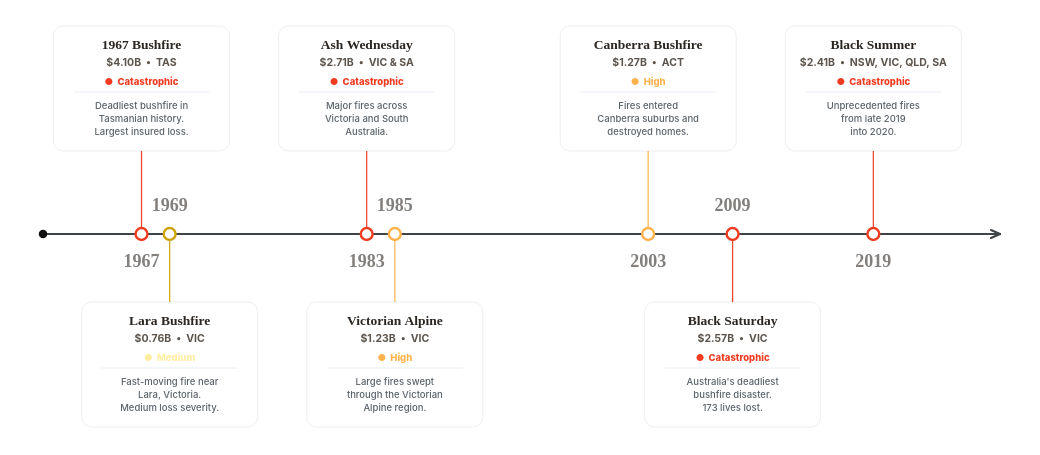

Source (Vega-Lite JSON):
### Vega specification from a JSON file in a GitHub repository (floating-point values rounded to 4 significant figures)
{"$schema": "https://vega.github.io/schema/vega/v6.json", "description": "Selected historical timeline of major Australian bushfire events and normalised insured losses with severity tags and card boxes.", "width": 1040, "height": 455, "padding": {"top": 6, "bottom": 18, "left": 38, "right": 38}, "autosize": {"type": "fit", "contains": "padding", "resize": true}, "background": "#ffffff", "signals": [{"name": "hoveredYear", "value": null, "on": [{"events": "@event_hit:mouseover", "update": "datum.year"}, {"events": "@event_point_hit:mouseover", "update": "datum.year"}, {"events": "@event_hit:mouseout", "update": "null"}, {"events": "@event_point_hit:mouseout", "update": "null"}]}], "data": [{"name": "events", "values": [{"year": 1967, "name": "1967 Bushfire", "state": "TAS", "lossLabel": "$4.10B", "description": "Deadliest bushfire in\nTasmanian history.\nLargest insured loss.", "tooltipDescription": "Deadliest bushfire in Tasmanian history. Largest normalised insured loss.", "side": "top", "severity": "Catastrophic", "severityColor": "#f03b20", "color": "#f03b20"}, {"year": 1969, "name": "Lara Bushfire", "state": "VIC", "lossLabel": "$0.76B", "description": "Fast-moving fire near\nLara, Victoria.\nMedium loss severity.", "tooltipDescription": "Fast-moving fire near Lara, Victoria. Medium loss severity.", "side": "bottom", "severity": "Medium", "severityColor": "#ffeda0", "color": "#cca400"}, {"year": 1983, "name": "Ash Wednesday", "state": "VIC & SA", "lossLabel": "$2.71B", "description": "Major fires across\nVictoria and South\nAustralia.", "tooltipDescription": "Major fires across Victoria and South Australia.", "side": "top", "severity": "Catastrophic", "severityColor": "#f03b20", "color": "#f03b20"}, {"year": 1985, "name": "Victorian Alpine", "state": "VIC", "lossLabel": "$1.23B", "description": "Large fires swept\nthrough the Victorian\nAlpine region.", "tooltipDescription": "Large fires swept through the Victorian Alpine region.", "side": "bottom", "severity": "High", "severityColor": "#feb24c", "color": "#feb24c"}, {"year": 2003, "name": "Canberra Bushfire", "state": "ACT", "lossLabel": "$1.27B", "description": "Fires entered\nCanberra suburbs and\ndestroyed homes.", "tooltipDescription": "Fires entered Canberra suburbs and destroyed homes.", "side": "top", "severity": "High", "severityColor": "#feb24c", "color": "#feb24c"}, {"year": 2009, "name": "Black Saturday", "state": "VIC", "lossLabel": "$2.57B", "description": "Australia's deadliest\nbushfire disaster.\n173 lives lost.", "tooltipDescription": "Australia's deadliest bushfire disaster. 173 lives lost.", "side": "bottom", "severity": "Catastrophic", "severityColor": "#f03b20", "color": "#f03b20"}, {"year": 2019, "name": "Black Summer", "state": "NSW, VIC, QLD, SA", "lossLabel": "$2.41B", "description": "Unprecedented fires\nfrom late 2019\ninto 2020.", "tooltipDescription": "Unprecedented fires from late 2019 into 2020.", "side": "top", "severity": "Catastrophic", "severityColor": "#f03b20", "color": "#f03b20"}]}], "scales": [{"name": "x", "type": "linear", "domain": [1960, 2028], "range": "width", "zero": false, "nice": false}], "marks": [{"type": "rule", "encode": {"enter": {"x": {"value": 0}, "x2": {"signal": "width"}, "y": {"value": 228}, "stroke": {"value": "#3f4448"}, "strokeWidth": {"value": 2.2}, "strokeCap": {"value": "round"}}}}, {"type": "symbol", "encode": {"enter": {"x": {"value": 0}, "y": {"value": 228}, "shape": {"value": "circle"}, "size": {"value": 72}, "fill": {"value": "#111111"}}}}, {"type": "rule", "encode": {"enter": {"x": {"signal": "width"}, "x2": {"signal": "width - 9"}, "y": {"value": 228}, "y2": {"value": 224}, "stroke": {"value": "#3f4448"}, "strokeWidth": {"value": 2.1}, "strokeCap": {"value": "round"}}}}, {"type": "rule", "encode": {"enter": {"x": {"signal": "width"}, "x2": {"signal": "width - 9"}, "y": {"value": 228}, "y2": {"value": 232}, "stroke": {"value": "#3f4448"}, "strokeWidth": {"value": 2.1}, "strokeCap": {"value": "round"}}}}, {"type": "rule", "from": {"data": "events"}, "encode": {"enter": {"x": {"scale": "x", "field": "year"}, "y": {"value": 228}, "y2": {"signal": "datum.side === 'top' ? 145 : 296"}, "strokeWidth": {"value": 1.25}, "strokeCap": {"value": "round"}}, "update": {"stroke": {"field": "color"}, "opacity": {"signal": "hoveredYear === null || hoveredYear === datum.year ? 0.95 : 0.24"}}}}, {"type": "symbol", "from": {"data": "events"}, "encode": {"enter": {"x": {"scale": "x", "field": "year"}, "y": {"value": 228}, "shape": {"value": "circle"}, "fill": {"value": "#ffffff"}, "strokeWidth": {"value": 2.4}}, "update": {"size": {"signal": "hoveredYear === datum.year ? 190 : 142"}, "stroke": {"field": "color"}, "opacity": {"signal": "hoveredYear === null || hoveredYear === datum.year ? 1 : 0.36"}}}}, {"name": "card_box", "type": "rect", "from": {"data": "events"}, "encode": {"enter": {"x": {"scale": "x", "field": "year", "offset": -88}, "y": {"signal": "datum.side === 'top' ? 20 : 296"}, "width": {"value": 176}, "height": {"value": 125}, "cornerRadius": {"value": 10}, "fill": {"value": "#ffffff"}, "shadowColor": {"value": "rgba(43, 38, 33, 0.04)"}, "shadowBlur": {"value": 8}, "shadowOffsetX": {"value": 0}, "shadowOffsetY": {"value": 2}}, "update": {"stroke": {"signal": "hoveredYear === datum.year ? datum.severityColor : 'rgba(43, 38, 33, 0.08)'"}, "strokeWidth": {"signal": "hoveredYear === datum.year ? 1.75 : 1"}, "opacity": {"signal": "hoveredYear === null || hoveredYear === datum.year ? 1 : 0.36"}}}}, {"type": "text", "from": {"data": "events"}, "encode": {"enter": {"x": {"scale": "x", "field": "year"}, "y": {"signal": "datum.side === 'top' ? 256 : 200"}, "text": {"signal": "datum.year + ''"}, "align": {"value": "center"}, "baseline": {"value": "middle"}, "font": {"value": "Outfit"}, "fontSize": {"value": 18}, "fontWeight": {"value": 800}}, "update": {"fill": {"signal": "hoveredYear === datum.year ? datum.color : 'rgba(43, 38, 33, 0.62)'"}, "opacity": {"signal": "hoveredYear === datum.year ? 1.0 : 0.95"}}}}, {"type": "text", "from": {"data": "events"}, "encode": {"enter": {"x": {"scale": "x", "field": "year"}, "y": {"signal": "datum.side === 'top' ? 32 : 308"}, "text": {"field": "name"}, "align": {"value": "center"}, "baseline": {"value": "top"}, "font": {"value": "Outfit"}, "fontSize": {"value": 13.5}, "fontWeight": {"value": 800}, "fill": {"value": "#2b2621"}, "limit": {"value": 166}}, "update": {"opacity": {"signal": "hoveredYear === null || hoveredYear === datum.year ? 1 : 0.36"}}}}, {"type": "text", "from": {"data": "events"}, "encode": {"enter": {"x": {"scale": "x", "field": "year"}, "y": {"signal": "datum.side === 'top' ? 52 : 328"}, "text": {"signal": "datum.lossLabel + '  •  ' + datum.state"}, "align": {"value": "center"}, "baseline": {"value": "top"}, "font": {"value": "Inter"}, "fontSize": {"value": 10.5}, "fontWeight": {"value": 700}, "limit": {"value": 166}}, "update": {"fill": {"value": "#5c544d"}, "opacity": {"signal": "hoveredYear === null || hoveredYear === datum.year ? 1 : 0.36"}}}}, {"type": "text", "from": {"data": "events"}, "encode": {"enter": {"x": {"scale": "x", "field": "year"}, "y": {"signal": "datum.side === 'top' ? 71 : 347"}, "text": {"signal": "'●  ' + datum.severity"}, "align": {"value": "center"}, "baseline": {"value": "top"}, "font": {"value": "Inter"}, "fontSize": {"value": 9.5}, "fontWeight": {"value": 800}, "limit": {"value": 166}}, "update": {"fill": {"field": "severityColor"}, "opacity": {"signal": "hoveredYear === null || hoveredYear === datum.year ? 1 : 0.36"}}}}, {"type": "rule", "from": {"data": "events"}, "encode": {"enter": {"x": {"scale": "x", "field": "year", "offset": -68}, "x2": {"scale": "x", "field": "year", "offset": 68}, "y": {"signal": "datum.side === 'top' ? 86 : 362"}, "stroke": {"value": "#e2e8f0"}, "strokeWidth": {"value": 0.75}}, "update": {"opacity": {"signal": "hoveredYear === null || hoveredYear === datum.year ? 1 : 0.36"}}}}, {"type": "text", "from": {"data": "events"}, "encode": {"enter": {"x": {"scale": "x", "field": "year"}, "y": {"signal": "datum.side === 'top' ? 95 : 371"}, "text": {"field": "description"}, "align": {"value": "center"}, "baseline": {"value": "top"}, "font": {"value": "Inter"}, "fontSize": {"value": 9.5}, "fontWeight": {"value": 500}, "fill": {"value": "#5a626a"}, "lineBreak": {"value": "\n"}, "lineHeight": {"value": 13}, "limit": {"value": 166}}, "update": {"opacity": {"signal": "hoveredYear === null || hoveredYear === datum.year ? 1 : 0.36"}}}}, {"name": "event_hit", "type": "rect", "from": {"data": "events"}, "encode": {"enter": {"x": {"scale": "x", "field": "year", "offset": -88}, "y": {"signal": "datum.side === 'top' ? 20 : 296"}, "width": {"value": 176}, "height": {"value": 125}, "fill": {"value": "#ffffff"}, "fillOpacity": {"value": 0.001}, "cursor": {"value": "pointer"}, "tooltip": {"signal": "{'Event': datum.name, 'Year': datum.year, 'Normalised insured loss': datum.lossLabel, 'State': datum.state, 'Severity': datum.severity, 'Description': datum.tooltipDescription}"}}}}, {"name": "event_point_hit", "type": "symbol", "from": {"data": "events"}, "encode": {"enter": {"x": {"scale": "x", "field": "year"}, "y": {"value": 228}, "shape": {"value": "circle"}, "size": {"value": 760}, "fill": {"value": "#ffffff"}, "fillOpacity": {"value": 0.001}, "strokeOpacity": {"value": 0}, "cursor": {"value": "pointer"}, "tooltip": {"signal": "{'Event': datum.name, 'Year': datum.year, 'Normalised insured loss': datum.lossLabel, 'State': datum.state, 'Severity': datum.severity, 'Description': datum.tooltipDescription}"}}}}]}
